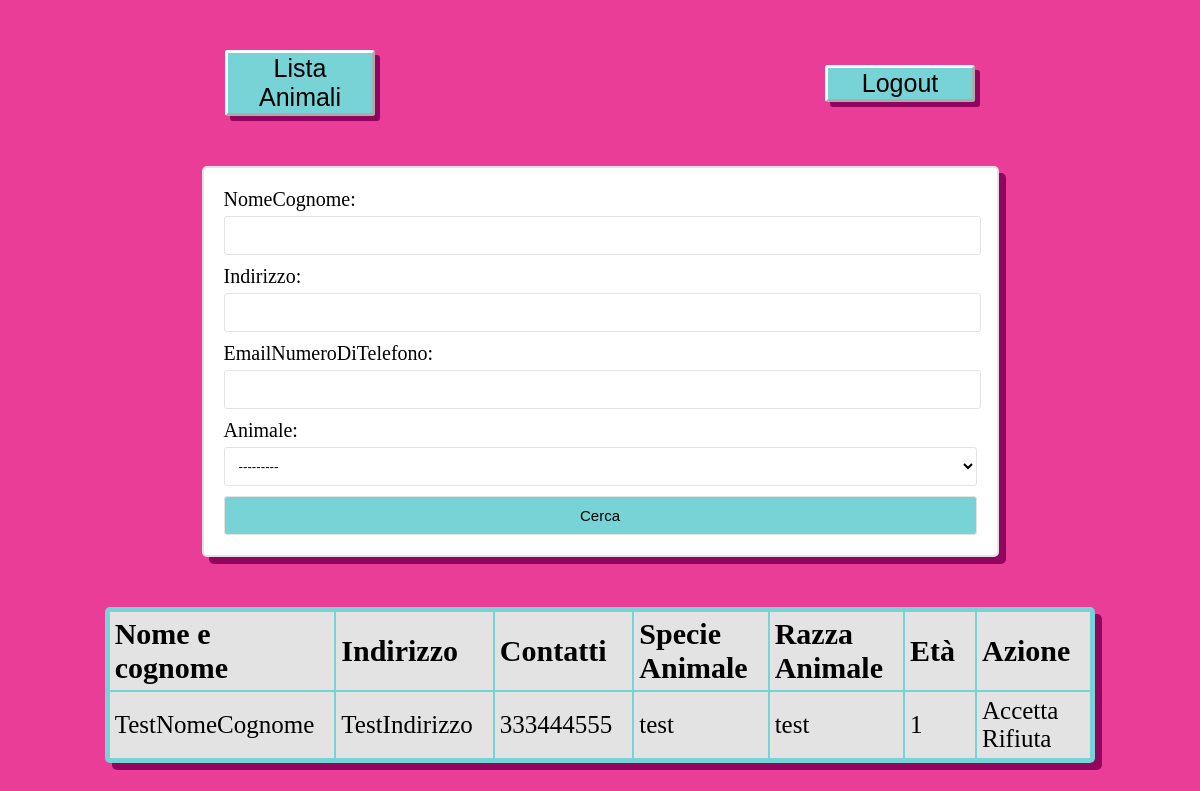
Page /home_amministratore/ (signed in) on the earlier database version.
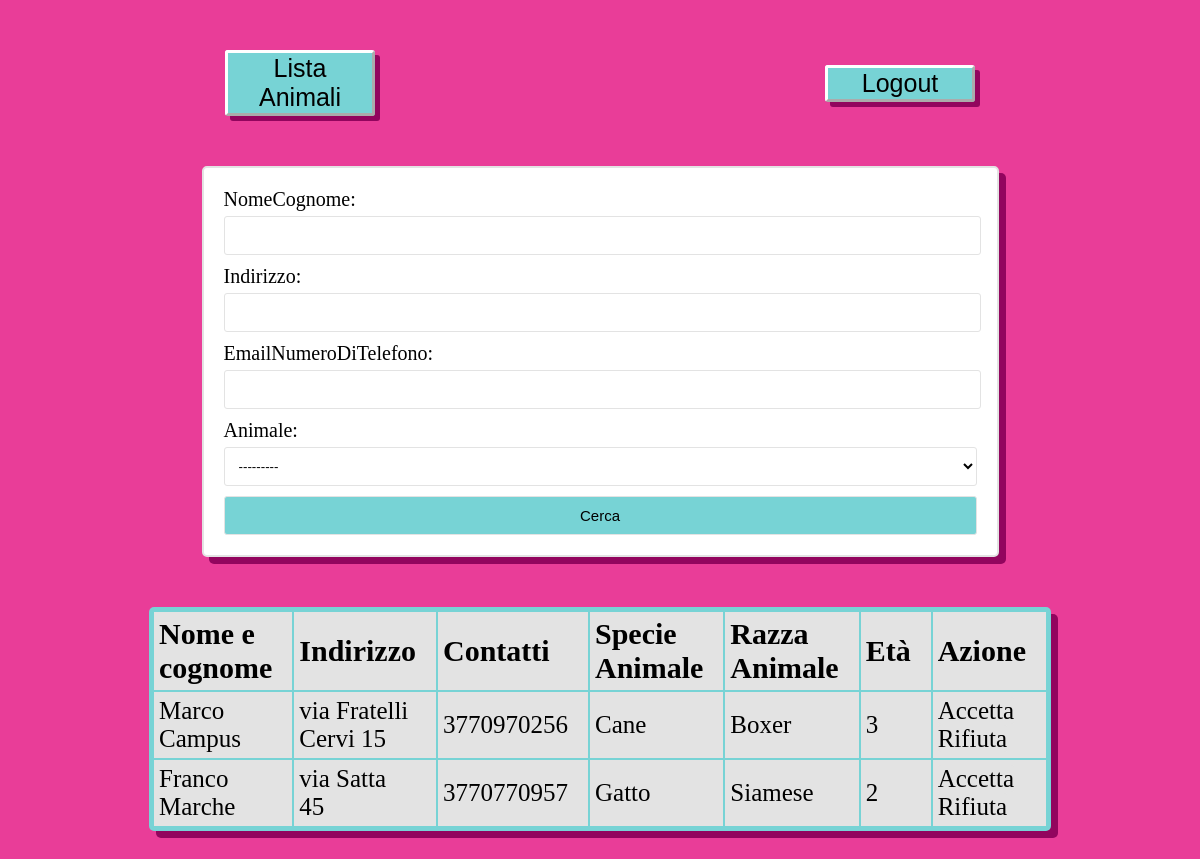
Same page on the later database version.
### adozione/models.py (models this page shows, shortened)
class RichiestaAdozione(models.Model):
    ID_richiestaAdozione = models.AutoField(primary_key=True)
    utente = models.ForeignKey(User, on_delete=models.PROTECT, null=True, default=0)
    animale = models.ForeignKey(Animale, on_delete=models.CASCADE, null=True, default=1)
    nomeCognome = models.CharField(max_length=320)
    indirizzo = models.CharField(max_length= 400)
    emailNumeroDiTelefono = models.CharField(max_length= 500)
    richiesta = models.CharField(max_length= 400, null=False, default="in attesa")

class Animale(models.Model):
    ID_animale = models.AutoField(primary_key=True)
    specie = models.CharField(max_length=100)
    razza = models.CharField(max_length=50)
    età = models.IntegerField(default=0)
    descrizione = models.CharField(max_length=400)
    def __str__(self):
        return str(self.ID_animale)

### adozione/views.py (the view)
# urls.py: path("home_amministratore/", views.home_amministratore, name="home_amministratore"),
@user_passes_test(lambda u: u.is_superuser, login_url='home')
def home_amministratore(request):
    richieste = RichiestaAdozione.objects.all()
    myFilter = RichesteFilter(request.GET, queryset=richieste)
    richieste = myFilter.qs
    context = {'richieste':richieste, 'myFilter': myFilter}
    return render(request,'home_amministratore.html',context)

### adozione/templates/home_amministratore.html (shortened to what this page needs)
{% load static %}
<!DOCTYPE html>
<html>
    <head>
        <link rel="stylesheet" type="text/css" href="{% static 'styles.css' %}">
    </head>
    <body>
        <div class="navbar">
            <a class="button_link" href="{% url 'lista_animaliAmministratore' %}">
                <button class="pulsante" >Lista Animali</button>
            </a>
            <a class="button_link" href="{% url 'logout' %}">
                <button class="pulsante" >Logout</button>
            </a>
        </div>
        <form id= "form_ricerca" method="get">
            {{myFilter.form}}
            <button class="btn btn-primary" type="submit"> Cerca </button>
        </form>
        <table>
            <thead>
                <th>Nome e cognome</th>
                <th>Indirizzo</th>
                <th>Contatti</th>
                <th>Specie Animale</th>
                <th>Razza Animale</th>
                <th>Età</th>
                <th>Azione</th>
            </thead>
            <tbody>
                {% for richiesta in richieste %}
                <tr id={{richiesta.ID_richiestaAdozione}}>
                    <td>{{ richiesta.nomeCognome }}</td>
                    <td>{{ richiesta.indirizzo }}</td>
                    <td>{{ richiesta.emailNumeroDiTelefono}}</td>
                    <td> {{richiesta.animale.specie}}</td>
                    <td> {{richiesta.animale.razza}}</td>
                    <td> {{richiesta.animale.età}}</td>
                    <td>
                        <a href="{% url 'accetta_rifiuta_view' richiesta.ID_richiestaAdozione 'true' %}" class="pulsante pulsante_tabella">Accetta</a>
                        <a href="{% url 'accetta_rifiuta_view' richiesta.ID_richiestaAdozione 'false' %}" class="pulsante pulsante_tabella">Rifiuta</a>
                    </td>
                </tr>
                {% endfor %}
            </tbody>
        </table>
    </body>
</html>

### adozione/static/styles.css (style rules this page uses)
* { background-color: rgb(233, 61, 152) ; margin: 0; }
.navbar { display: flex; align-items: center; justify-content: space-around; }
.button_link { width: 150px; margin-top: 50px; align-self: center; }
.pulsante { background-color: rgb(119, 211, 213); border-color: #fff; border-width: 3px; width: 100%; font-size: 25px; box-shadow: 5px 5px rgb(146, 5, 94); border-radius: 3px; }
a, a:hover, a:focus, a:active { text-decoration: none; color: inherit; }
.pulsante_tabella { background: #e3e3e3; box-shadow: none; }
table { background-color: rgb(119, 211, 213); margin: auto; margin-top: 50px; text-align: left; width: 70%; padding: 3px; box-shadow: 7px 7px rgb(146, 5, 94); border-radius: 5px; margin-bottom: 100px; }
th, td { background-color: #e3e3e3; font-size: 30px; padding: 5px; padding-right: 20px; }
td { font-size: 25px; }
form { max-width: 400px; margin: auto; padding: 20px; border: 2px solid #e3e3e3; border-radius: 5px; box-shadow: 7px 7px rgb(146, 5, 94); background-color: #fff; margin-top: 50px; font-size: 20px; }
form label { background-color: #fff; }
form input[type="text"], form input[type="email"], form input[type="password"], form select, #id_età { width: 90%; padding: 10px; margin-bottom: 10px; margin-top: 5px; border: 1.5px solid #e3e3e3; border-radius: 3px; background-color: #fff; }
form button[type="submit"], input { width: 100%; padding: 10px; background-color: rgb(119, 211, 213); color: #fff; border: 1px solid #e3e3e3; border-radius: 3px; font-size: 15px; color:black; }
#form_ricerca #id_nomeCognome, #form_ricerca #id_indirizzo, #form_ricerca #id_emailNumeroDiTelefono { width: 745px; padding-left: 5; padding-right: 0; }
#id_animale { width: 753px; }
#form_ricerca { width: 753px; max-width: none; }
select > option { background-color: rgb(119, 211, 213); }

Differences in the rows shown:
removed RichiestaAdozione: nomeCognome "TestNomeCognome", indirizzo "TestIndirizzo", emailNumeroDiTelefono "333444555", animale.specie "test", animale.razza "test", animale.età "1"
added RichiestaAdozione: nomeCognome "Marco Campus", indirizzo "via Fratelli Cervi 15", emailNumeroDiTelefono "3770970256", animale.specie "Cane", animale.razza "Boxer", animale.età "3"
added RichiestaAdozione: nomeCognome "Franco Marche", indirizzo "via Satta 45", emailNumeroDiTelefono "3770770957", animale.specie "Gatto", animale.razza "Siamese", animale.età "2"
